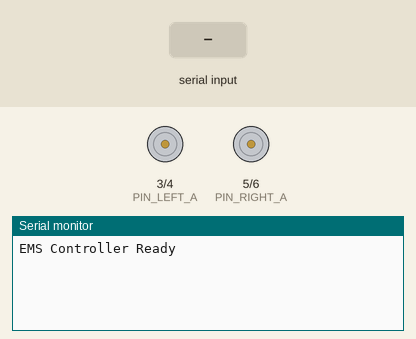
A sketch run on a simulated Arduino Uno, built with avr-gcc and run on an emulated ATmega328P. On the bench: motor-driver pin pairs drawn as motors (green arrow = first pin HIGH = forward, orange = second pin HIGH = backward, longer = more drive), the last lines printed to the serial monitor. Inputs (shaded band) come from the test bench.

Above: at 1.2 s.
1.3 s: "L\n" received over Serial
At 2.5 s:
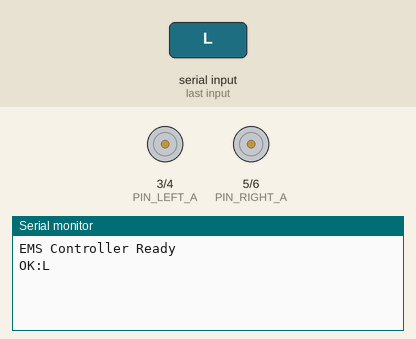
2.8 s: "R\n" received over Serial
At 3.7 s:
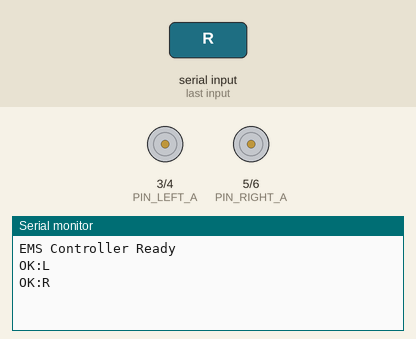

Measured:
- after the input at 1.3 s, the serial monitor: prints a new line at once (image 1)
- after the input at 2.8 s, the serial monitor: prints a new line at once (image 2)

The sketch:

Arduino_ReactionTest_EMS.ino
```cpp
// Arduino Code: Biphasic EMS with Interval Control & Safety Cool-down
// Hardware: Arduino DUE + L298N (H-Bridge Mode)
// For Reaction Test Experiment

// 撓屈用ピン (Left channel)
const int PIN_LEFT_A = 3; // IN1
const int PIN_LEFT_B = 4; // IN2

// 尺屈用ピン (Right channel)
const int PIN_RIGHT_A = 5; // IN3
const int PIN_RIGHT_B = 6; // IN4

// デフォルトパラメータ
int pulseWidth = 50;       // パルス幅 (us)  [20 - 1000]
int pulseCount = 1;        // 繰り返し回数   [1 - 100]
int burstCount = 3;        // 1回の繰り返し内の2相性サイクル数 [1 - 20]  Default: 3
int pulseInterval = 40000; // 周期ごとの待機時間 (us) [0 - 100000]  Default: 40ms

// 安全装置: 連打防止用クールダウン
unsigned long lastTriggerTime = 0;          // 最後に発火した時刻 (ms)
const unsigned int MIN_TRIGGER_INTERVAL = 500; // 最低インターバル (ms)。これより早い連打は無視。

void setup() {
  Serial.begin(9600);
  Serial.setTimeout(50); // readStringUntil のタイムアウトを短縮 (デフォルト1000ms)

  // ピン設定
  pinMode(PIN_LEFT_A, OUTPUT);
  pinMode(PIN_LEFT_B, OUTPUT);
  pinMode(PIN_RIGHT_A, OUTPUT);
  pinMode(PIN_RIGHT_B, OUTPUT);

  stopEMS();

  Serial.println("EMS Controller Ready");
}

void loop() {
  if (Serial.available() > 0) {
    String command = Serial.readStringUntil('\n');
    command.trim();

    // コマンド解析
    unsigned long currentTime = millis();

    // L/Rコマンドはクールダウン付き（安全装置）
    if (command == "L") {
      if (currentTime - lastTriggerTime > MIN_TRIGGER_INTERVAL) {
        triggerBiphasicEMS(PIN_LEFT_A, PIN_LEFT_B);
        lastTriggerTime = millis();
        Serial.println("OK:L");
      } else {
        Serial.println("COOLDOWN:L");
      }
    }
    else if (command == "R") {
      if (currentTime - lastTriggerTime > MIN_TRIGGER_INTERVAL) {
        triggerBiphasicEMS(PIN_RIGHT_A, PIN_RIGHT_B);
        lastTriggerTime = millis();
        Serial.println("OK:R");
      } else {
        Serial.println("COOLDOWN:R");
      }
    }
    else if (command.startsWith("W")) { // Width
      pulseWidth = constrain(command.substring(1).toInt(), 20, 1000);
      Serial.print("OK:W=");
      Serial.println(pulseWidth);
    }
    else if (command.startsWith("C")) { // Count
      pulseCount = constrain(command.substring(1).toInt(), 1, 100);
      Serial.print("OK:C=");
      Serial.println(pulseCount);
    }
    else if (command.startsWith("B")) { // Burst (cycles per repetition)
      burstCount = constrain(command.substring(1).toInt(), 1, 20);
      Serial.print("OK:B=");
      Serial.println(burstCount);
    }
    else if (command.startsWith("I")) { // Interval
      pulseInterval = constrain(command.substring(1).toInt(), 0, 100000);
      Serial.print("OK:I=");
      Serial.println(pulseInterval);
    }
    else if (command == "?") { // Status query
      Serial.print("STATUS:W=");
      Serial.print(pulseWidth);
      Serial.print(",C=");
      Serial.print(pulseCount);
      Serial.print(",B=");
      Serial.print(burstCount);
      Serial.print(",I=");
      Serial.println(pulseInterval);
    }
  }
}

void stopEMS() {
  digitalWrite(PIN_LEFT_A, LOW);
  digitalWrite(PIN_LEFT_B, LOW);
  digitalWrite(PIN_RIGHT_A, LOW);
  digitalWrite(PIN_RIGHT_B, LOW);
}

// delayMicroseconds() は約16383µs までしか正確に動作しないため、
// 長い待機には delay() と delayMicroseconds() を併用する
void safeDelayMicroseconds(unsigned long us) {
  if (us >= 1000) {
    delay(us / 1000);              // ミリ秒部分
    delayMicroseconds(us % 1000);  // 残りのマイクロ秒部分
  } else {
    delayMicroseconds(us);
  }
}

/**
 * 2相性パルス刺激を発火
 *
 * 波形パターン (1サイクル = 4 * pulseWidth):
 *   +V |  ████
 *    0 |      ████
 *   -V |          ████
 *    0 |              ████
 *
 * burstCount: 連続するサイクル数
 * pulseCount: バーストの繰り返し回数
 * pulseInterval: バースト間の休止時間
 */
void triggerBiphasicEMS(int pinA, int pinB) {
  for (int i = 0; i < pulseCount; i++) {
    // --- burstCount回の2相性サイクルを連続実行 ---
    for (int j = 0; j < burstCount; j++) {
      // --- 1周期 (4 * pulseWidth) ---

      // 1. 正相 (+)
      digitalWrite(pinA, HIGH);
      digitalWrite(pinB, LOW);
      safeDelayMicroseconds(pulseWidth);

      // 2. 休止 (0)
      digitalWrite(pinA, LOW);
      digitalWrite(pinB, LOW);
      safeDelayMicroseconds(pulseWidth);

      // 3. 逆相 (-)
      digitalWrite(pinA, LOW);
      digitalWrite(pinB, HIGH);
      safeDelayMicroseconds(pulseWidth);

      // 4. 休止 (0)
      digitalWrite(pinA, LOW);
      digitalWrite(pinB, LOW);
      safeDelayMicroseconds(pulseWidth);
    }

    // --- インターバル (pulseInterval) ---
    // 最後の1回以外は待機を入れる
    if (i < pulseCount - 1) {
      safeDelayMicroseconds(pulseInterval);
    }
  }

  stopEMS(); // 安全のため確実に停止
}
```
